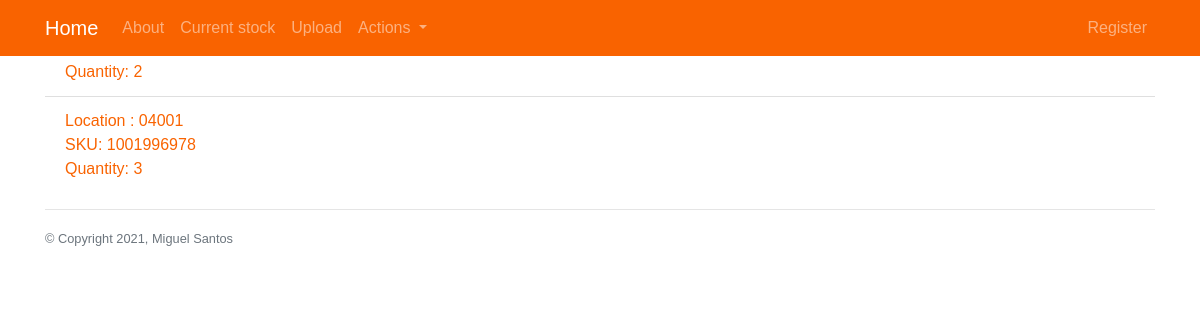
The app's page /inventory/, older data.
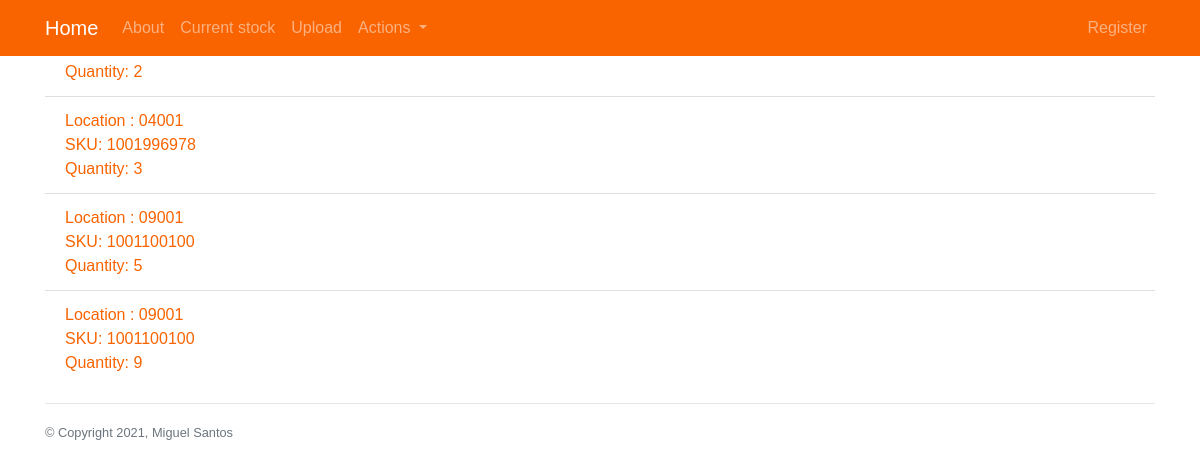
The same page, newer data.
### inventory/models.py (models this page shows, shortened)
class ItemLocation(models.Model):
	loc = models.ForeignKey(Location, null=True, on_delete=models.SET_NULL)
	sku = models.ForeignKey(Item, null=True, on_delete=models.SET_NULL)
	qty = models.PositiveSmallIntegerField(default=0)

class Location(models.Model):
	loc = models.CharField(max_length=5)
	def __str__(self):
		return self.loc

class Item(models.Model):
	sku = models.CharField(max_length=10)
	def __str__(self):
		return self.sku

### inventory/views.py (the view)
# urls.py: path('', views.item_detail_view, name='all-items'),
def item_detail_view(request):
	items_list = ItemLocation.objects.all()
	context = {
		'items' : items_list,
		'item' : None
	}
	return render(request,"inventory/item_base.html", context)

### inventory/templates/inventory/item_base.html
{% extends 'base.html'%}
{% block content %}
	<ul class="list-group list-group-flush">
		{% if items %}
			{% for item in items %}
				{% include 'inventory/detail.html' %}
			{% endfor %}
		{% elif item %}
			{% include 'inventory/detail.html' %}
		{% else %}
				<h1>No items in database</h1>
		{% endif %}
	</ul>
{% endblock %}

### inventory/templates/inventory/detail.html
<li class="list-group-item">
	<div> Location	: {{ item.loc }}</div>
	<div> SKU:	{{ item.sku}} </div>
	<div> Quantity: {{ item.qty }} 	</div>
</li>

Row changes from the older to the newer data that the page shows:
added ItemLocation: loc "09001", sku "1001100100", qty "5"
added ItemLocation: loc "09001", sku "1001100100", qty "9"
